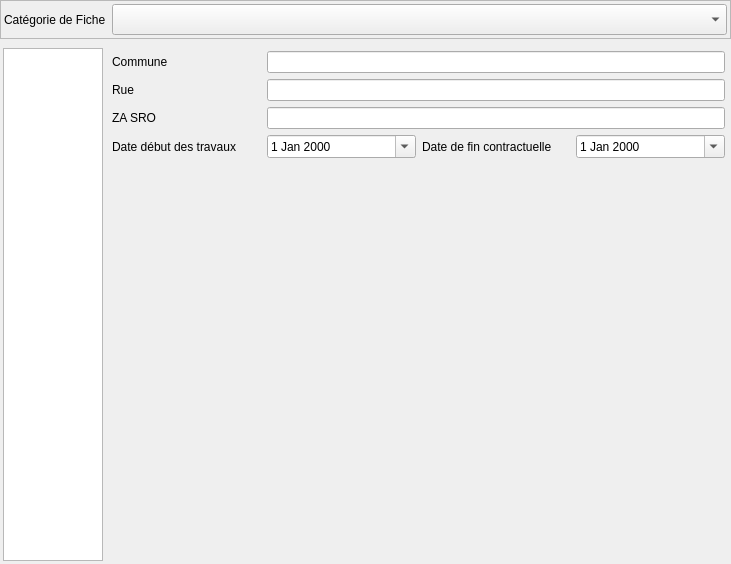
<?xml version="1.0" encoding="UTF-8"?>
<ui version="4.0">
 <class>Form</class>
 <widget class="QWidget" name="Form">
  <property name="geometry">
   <rect>
    <x>0</x>
    <y>0</y>
    <width>731</width>
    <height>564</height>
   </rect>
  </property>
  <property name="windowTitle">
   <string>Form</string>
  </property>
  <layout class="QVBoxLayout" name="verticalLayout_2" stretch="1,20">
   <property name="leftMargin">
    <number>0</number>
   </property>
   <property name="topMargin">
    <number>0</number>
   </property>
   <property name="rightMargin">
    <number>0</number>
   </property>
   <property name="bottomMargin">
    <number>0</number>
   </property>
   <item>
    <widget class="QFrame" name="frame_2">
     <property name="frameShape">
      <enum>QFrame::StyledPanel</enum>
     </property>
     <property name="frameShadow">
      <enum>QFrame::Raised</enum>
     </property>
     <layout class="QGridLayout" name="gridLayout_3" columnstretch="1,10">
      <property name="leftMargin">
       <number>3</number>
      </property>
      <property name="topMargin">
       <number>3</number>
      </property>
      <property name="rightMargin">
       <number>3</number>
      </property>
      <property name="bottomMargin">
       <number>3</number>
      </property>
      <item row="0" column="1">
       <widget class="QComboBox" name="comboBox_groupedes">
        <property name="font">
         <font>
          <pointsize>14</pointsize>
         </font>
        </property>
       </widget>
      </item>
      <item row="0" column="0">
       <widget class="QLabel" name="label_2">
        <property name="text">
         <string>Catégorie de Fiche</string>
        </property>
       </widget>
      </item>
     </layout>
    </widget>
   </item>
   <item>
    <widget class="QStackedWidget" name="stackedWidget">
     <property name="currentIndex">
      <number>0</number>
     </property>
     <widget class="QWidget" name="page_nonconf">
      <layout class="QHBoxLayout" name="horizontalLayout" stretch="1,10">
       <property name="leftMargin">
        <number>3</number>
       </property>
       <property name="topMargin">
        <number>3</number>
       </property>
       <property name="rightMargin">
        <number>3</number>
       </property>
       <property name="bottomMargin">
        <number>3</number>
       </property>
       <item>
        <widget class="QListWidget" name="listWidget_nonconf">
         <property name="minimumSize">
          <size>
           <width>100</width>
           <height>0</height>
          </size>
         </property>
         <property name="wordWrap">
          <bool>true</bool>
         </property>
        </widget>
       </item>
       <item>
        <widget class="QStackedWidget" name="stackedWidget_nonconf">
         <property name="currentIndex">
          <number>0</number>
         </property>
         <widget class="QWidget" name="page_gen">
          <layout class="QGridLayout" name="gridLayout">
           <property name="leftMargin">
            <number>3</number>
           </property>
           <property name="topMargin">
            <number>3</number>
           </property>
           <property name="rightMargin">
            <number>3</number>
           </property>
           <property name="bottomMargin">
            <number>3</number>
           </property>
           <item row="3" column="0">
            <widget class="QLabel" name="label_5">
             <property name="text">
              <string>Date début des travaux</string>
             </property>
             <property name="wordWrap">
              <bool>true</bool>
             </property>
            </widget>
           </item>
           <item row="0" column="0">
            <widget class="QLabel" name="label">
             <property name="text">
              <string>Commune</string>
             </property>
             <property name="wordWrap">
              <bool>true</bool>
             </property>
            </widget>
           </item>
           <item row="5" column="0">
            <spacer name="verticalSpacer">
             <property name="orientation">
              <enum>Qt::Vertical</enum>
             </property>
             <property name="sizeHint" stdset="0">
              <size>
               <width>20</width>
               <height>40</height>
              </size>
             </property>
            </spacer>
           </item>
           <item row="2" column="0">
            <widget class="QLabel" name="label_4">
             <property name="text">
              <string>ZA SRO</string>
             </property>
             <property name="wordWrap">
              <bool>true</bool>
             </property>
            </widget>
           </item>
           <item row="0" column="1" colspan="3">
            <widget class="QLineEdit" name="lineEdit_commune"/>
           </item>
           <item row="3" column="2">
            <widget class="QLabel" name="label_3">
             <property name="text">
              <string>Date de fin contractuelle</string>
             </property>
             <property name="wordWrap">
              <bool>true</bool>
             </property>
            </widget>
           </item>
           <item row="3" column="3">
            <widget class="QDateEdit" name="dateEdit_fintrav">
             <property name="calendarPopup">
              <bool>true</bool>
             </property>
            </widget>
           </item>
           <item row="3" column="1">
            <widget class="QDateEdit" name="dateEdit_debuttrav">
             <property name="calendarPopup">
              <bool>true</bool>
             </property>
            </widget>
           </item>
           <item row="2" column="1" colspan="3">
            <widget class="QLineEdit" name="lineEdit_zasro"/>
           </item>
           <item row="1" column="0">
            <widget class="QLabel" name="label_6">
             <property name="text">
              <string>Rue</string>
             </property>
             <property name="wordWrap">
              <bool>true</bool>
             </property>
            </widget>
           </item>
           <item row="1" column="1" colspan="3">
            <widget class="QLineEdit" name="lineEdit_rue"/>
           </item>
          </layout>
         </widget>
         <widget class="QWidget" name="page_desc">
          <layout class="QVBoxLayout" name="verticalLayout_4"/>
         </widget>
         <widget class="QWidget" name="page_propo">
          <layout class="QVBoxLayout" name="verticalLayout_3"/>
         </widget>
         <widget class="QWidget" name="page_verif">
          <layout class="QVBoxLayout" name="verticalLayout_5"/>
         </widget>
         <widget class="QWidget" name="page_levee">
          <layout class="QVBoxLayout" name="verticalLayout_7"/>
         </widget>
         <widget class="QWidget" name="page_recherche">
          <layout class="QVBoxLayout" name="verticalLayout_8"/>
         </widget>
         <widget class="QWidget" name="page_nouvel"/>
        </widget>
       </item>
      </layout>
     </widget>
     <widget class="QWidget" name="page_misedispo">
      <layout class="QHBoxLayout" name="horizontalLayout_2"/>
     </widget>
    </widget>
   </item>
  </layout>
 </widget>
 <resources>
  <include location="../../resources.qrc"/>
 </resources>
 <connections/>
</ui>
